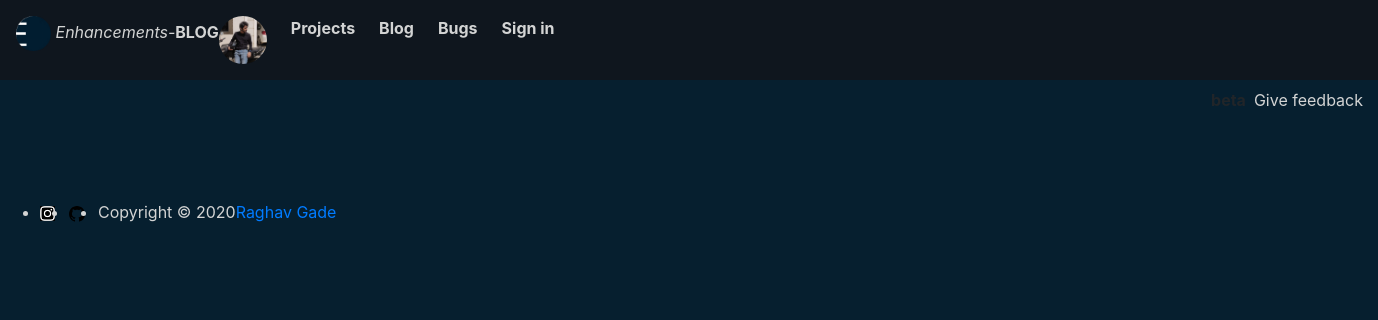
Before: /blogs with the older database file.
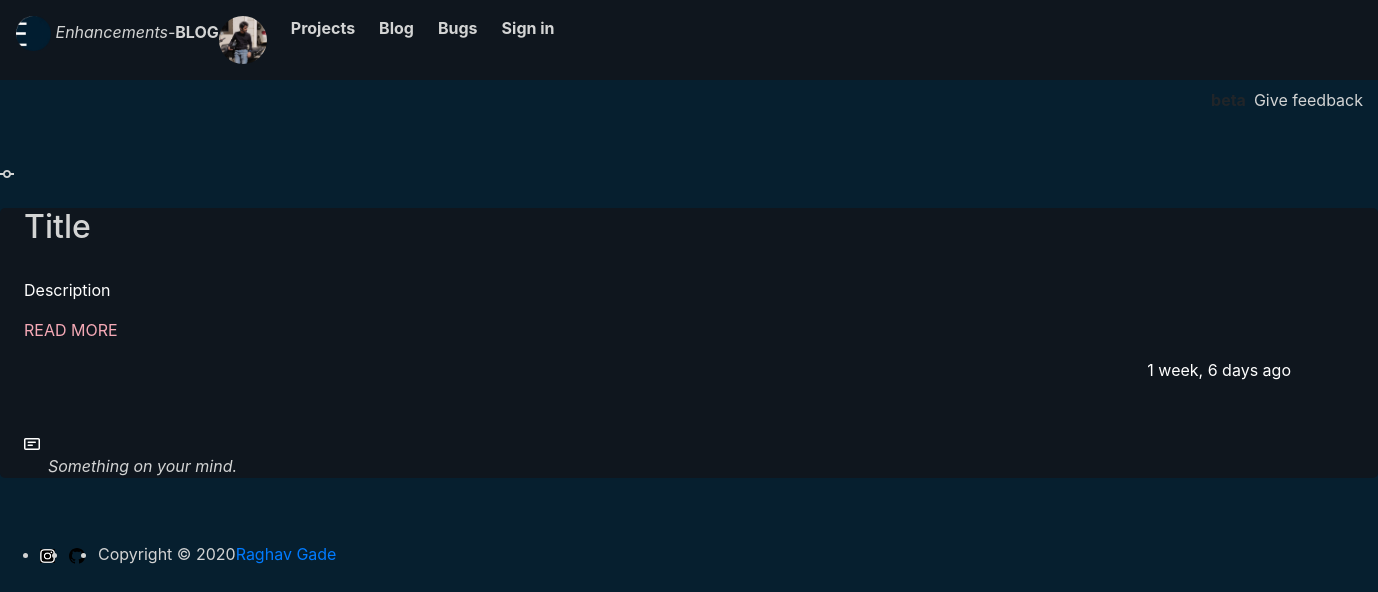
After: the same page with the newer database file.
### base/models.py (models this page shows, shortened)
class Blog(models.Model):
    blog_title = models.CharField(max_length=300,null=True)
    blog_description = models.TextField(null=True)
    blog = MDTextField()
    date_created = models.DateTimeField(auto_now_add=True)
    updated_at = models.DateTimeField(auto_now=True)
    class Meta:
        ordering = ['-date_created']

class BlogComments(models.Model):
    tracking = models.ForeignKey(Blog,null=True,on_delete=models.CASCADE)
    email = models.EmailField(blank=False)
    comment = models.TextField(null=True)
    date_created = models.DateTimeField(auto_now_add=True)

### base/views.py (the view)
# urls.py: path('blogs', views.blog, name="blog"),
def blog(request):
    blogs = Blog.objects.all()
    comments = BlogComments.objects.all()
    context = {
        'blogs' : blogs,
        'comments' : comments
    }
    return render(request,'base/blog.html', context)

### base/templates/base/blog.html (shortened to what the changed rows need)
{% load static %}
{% load humanize %}
<!DOCTYPE html>
<html lang="en">
  <head>
    <link rel="stylesheet" href="https://stackpath.bootstrapcdn.com/bootstrap/4.3.1/css/bootstrap.min.css">
    <link href="https://unpkg.com/@primer/css/dist/primer.css" rel="stylesheet" />
    <link href="{% static '/css/main.css' %}" rel="stylesheet" type="text/css">
  </head>
  <body style="background-color: #061f2f; " >
      <main class="container-lg px-6 pb-4">
        <br>
        <br>
        <div class=" px-6 mt-8" style="color: #d3d4d4;">
          {% for blog in blogs %}
            <div class="TimelineItem">
                <div class="TimelineItem-badge">
                </div>
                <div class="TimelineItem-body" style=" margin: auto; background-color: #0f161e; color: white; border-radius: 5px;">
                        <div class="m-4">
                            <h2><a style="text-decoration: none; color: #d3d4d4;" href="{% url 'sblog' blog.id %}">{{blog.blog_title}}</a>
                            </h2>
                            <br>
                            <p style="font-size: 16px;">{{ blog.blog_description }}</p>
                            <p><a href="{% url 'sblog' blog.id %}" style=" text-decoration: none; color: rgb(245, 169, 182);">READ MORE</a></p>
                            <div class="col-4 mb-2 offset-10 text-small text-gray float-left">
                                <relative-time class="no-wrap"></relative-time>{{blog.date_created|naturaltime}}</relative-time>
                            </div>
                            <br>
                            <br>
                            <br>
                            {% for comment in comments %}
                            {% if comment.tracking.id == blog.id %}
                            <div class="TimelineItem">
                              <div class="TimelineItem-badge">
                              </div>
                              <div class="TimelineItem-body">
                                <i class="ml-4" style="color: #d3d4d4;">{{comment.comment}}</i>
                              </div>
                            </div>
                            {% endif%}
                            {% endfor %}
                        </div>
                </div>
            </div>
          {% endfor %}
      </div>
      </main>
      <br>
  </body>
</html>

Changed rows visible on the page:
added Blog: blog_title "Title", blog_description "Description", date_created "1 week, 6 days ago"
added BlogComments: comment "Something on your mind."
